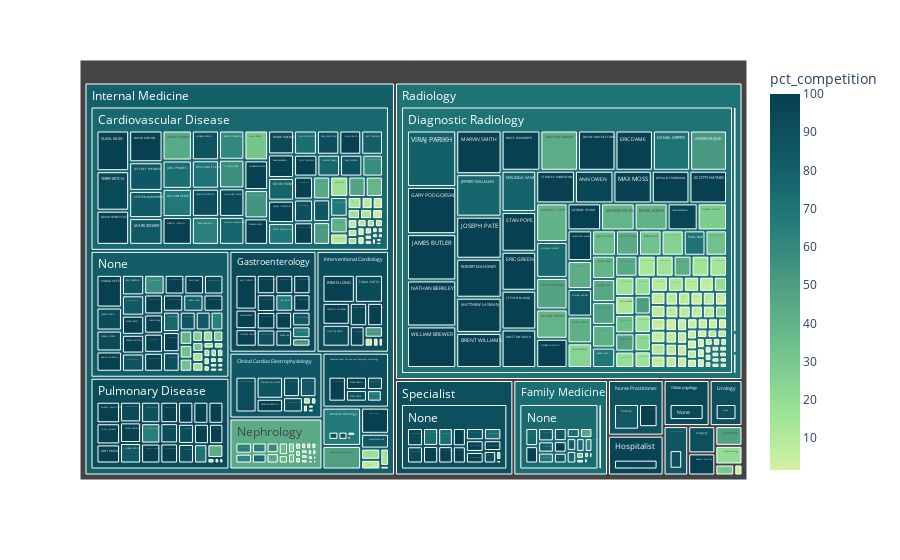

Here is the notebook cell this chart was saved with:
### Code cell
percent_competition = px.treemap(percents_treemap, path=['Classification', 'Specialization', 'Name'], values='non_vandy_patients',
                color='pct_competition', 
                hover_data=['Name', 'Classification', 'Specialization', 'provider_business_address_1',
                           'provider_business_address_2', 'provider_business_city',
                           'provider_business_state', 'provider_business_zip5', 'total_patients'],
                color_continuous_scale='Emrld')
percent_competition.show()
#percent_competition.write_html("/Users/mattparker/Documents/nss_projects/hcbb_hop_team-3m/notebooks/percent_competition_radiology.html")
percent_competition.plot(fig, filename = 'percent_competition_radiology', auto_open=True)

### Figure 1 — Plotly figure (JSON) as saved in the notebook; plotly's stock layout.template omitted (floating-point values rounded to 4 significant figures; data arrays with more than 128 entries replaced by an {"elided": "..."} marker saying what was removed)
{"data": [{"branchvalues": "total", "customdata": {"elided": "503x10 mixed values"}, "domain": {"x": [0, 1], "y": [0, 1]}, "hovertemplate": "labels=%{label}<br>non_vandy_patients=%{value}<br>parent=%{parent}<br>id=%{id}<br>Name=%{customdata[0]}<br>Classification=%{customdata[1]}<br>Specialization=%{customdata[2]}<br>provider_business_address_1=%{customdata[3]}<br>provider_business_address_2=%{customdata[4]}<br>provider_business_city=%{customdata[5]}<br>provider_business_state=%{customdata[6]}<br>provider_business_zip5=%{customdata[7]}<br>total_patients=%{customdata[8]}<br>pct_competition=%{color}<extra></extra>", "ids": {"elided": "503 str values"}, "labels": {"elided": "503 str values"}, "marker": {"coloraxis": "coloraxis", "colors": {"elided": "503 float values"}}, "name": "", "parents": {"elided": "503 str values"}, "type": "treemap", "values": {"elided": "503 int values"}}], "layout": {"coloraxis": {"colorbar": {"title": {"text": "pct_competition"}}, "colorscale": [[0, "rgb(211, 242, 163)"], [0.1667, "rgb(151, 225, 150)"], [0.3333, "rgb(108, 192, 139)"], [0.5, "rgb(76, 155, 130)"], [0.6667, "rgb(33, 122, 121)"], [0.8333, "rgb(16, 89, 101)"], [1, "rgb(7, 64, 80)"]]}, "legend": {"tracegroupgap": 0}, "margin": {"t": 60}}}
